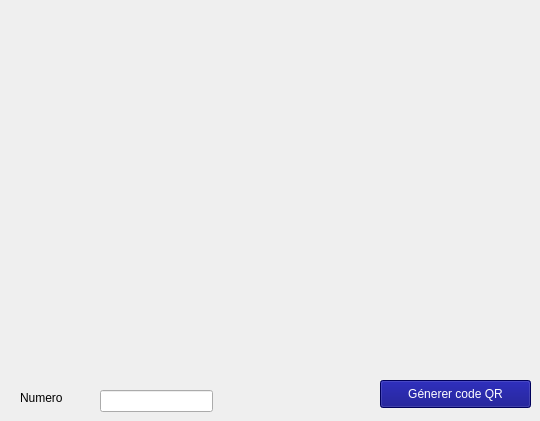
      <widget class="QWidget" name="tab_9">
       <attribute name="title">
        <string>code QR</string>
       </attribute>
       <widget class="QPushButton" name="qrcode_button_3">
        <property name="geometry">
         <rect>
          <x>380</x>
          <y>380</y>
          <width>151</width>
          <height>28</height>
         </rect>
        </property>
        <property name="styleSheet">
         <string notr="true">background-color: rgb(0, 0, 127);
color: rgb(255, 255, 255);</string>
        </property>
        <property name="text">
         <string>Génerer code QR</string>
        </property>
       </widget>
       <widget class="QLineEdit" name="num_3">
        <property name="geometry">
         <rect>
          <x>100</x>
          <y>390</y>
          <width>113</width>
          <height>22</height>
         </rect>
        </property>
       </widget>
       <widget class="QLabel" name="label_40">
        <property name="geometry">
         <rect>
          <x>20</x>
          <y>390</y>
          <width>56</width>
          <height>16</height>
         </rect>
        </property>
        <property name="text">
         <string>Numero</string>
        </property>
       </widget>
       <widget class="QLabel" name="qraff_3">
        <property name="geometry">
         <rect>
          <x>35</x>
          <y>25</y>
          <width>391</width>
          <height>311</height>
         </rect>
        </property>
        <property name="text">
         <string/>
        </property>
       </widget>
      </widget>
